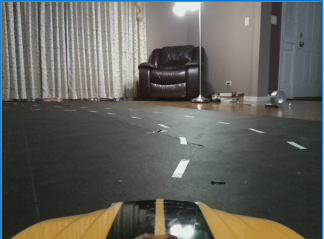
#> input picture Computer/ObjectDetection/TrafficLightDetection/NegativeImgTesting.png, 324 x 239 px, found by its file name
$ python testClassify.py
#> lines starting #> are read from the running program, lines starting #| are printed output that depends on the picture; after the words box and inside, x2 and y2 are one past the last pixel; in counts of white or black regions, pixels touching at a corner belong together
import os
import numpy as np
import cv2

"""
Test out the classifier by running it on few images
"""

def getBrighestSpot(bgrImg):
    """

    :param bgrImg:
    :return: an ordered pair (x,y) location of brightest spot
    """
    gray = cv2.cvtColor(bgrImg, cv2.COLOR_BGR2GRAY)
    # gray = cv2.GaussianBlur(gray, (3,3), 0) #blur to remove noise

    # the area of the image with largest intensity value
    (minVal, maxVal, minLoc, maxLoc) = cv2.minMaxLoc(gray)
    print("gray brightest value: ",gray[maxLoc[1], maxLoc[0]])

    cv2.circle(bgrImg,maxLoc,5,(255,0,0), 2)
    return minLoc, maxLoc

def getColor(bgrImg):
    """returns 'green', 'red', or 'none' """

    hsvImg = cv2.cvtColor(bgrImg, cv2.COLOR_BGR2HSV)
    #get brightest spot
    minLoc, maxLoc = getBrighestSpot(bgrImg)

    #brightest
    h,s,v = hsvImg[maxLoc[1],maxLoc[0],:]
    print("Brightest: ",h, s, v)

    #dimmest
    h,s,v = hsvImg[minLoc[1], minLoc[0],:]
    print("Dimmest: ",h,s,v)


imgPath = \
    r'I:\TFS\AK\MyProjects\Development\SelfDrivingCar\Computer\ObjectDetection\TrafficLightDetection\NegativeImgTesting.png'
cascadePath = \
    r'I:\TFS\AK\MyProjects\Development\SelfDrivingCar\Computer\ObjectDetection\TrafficLightDetection\HaarCascadeClassifier\data\12.26.17\Trial2\trafficLightCascade.xml'
negImgPath = \
    r'I:\TFS\AK\MyProjects\Development\SelfDrivingCar\Computer\ObjectDetection\TrafficLightDetection\HaarCascadeClassifier\neg\negImg_835.png'


cascade = cv2.CascadeClassifier(cascadePath)
img = cv2.imread(imgPath)
#> img is the input picture: shape (239, 324, 3); mean B, G, R 91.1, 97.4, 97.7
gray = cv2.cvtColor(img, cv2.COLOR_BGR2GRAY)
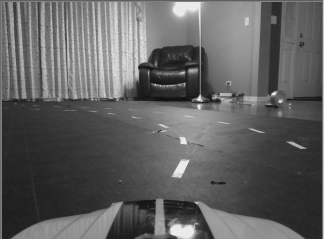
#> gray: shape (239, 324); min 14, max 241, mean 96.8

#TODO: what do these parameters do, and what is detectMultiScale2() and detectMultiScale3()
trafficLights = cascade.detectMultiScale(gray, 1.35, 5, maxSize=(50,50))
#> trafficLights = ()

#if found an object, it returns Rect(x,y,w,h), then draw a box there
# print("Number of Traffic Lights found ",len(trafficLights))
# boxes = []
# greenContents = []
for (x,y,w,h) in trafficLights:
    #find center of boudning box (by splitting it into 9 squares and taking center)
    xmin = x + int(w/3)
    ymin = y + int(h/3)
    xmax = x + int((2*w)/3)
    ymax = y + int((2*w)/3)

    cv2.rectangle(img, (xmin, ymin), (xmax,ymax), (255, 0, 0), 2)
    getColor(img[ymin:ymax, xmin:xmax])
#> this loop made 0 passes


# [5 lines of commented-out code are left out]


cv2.imshow('gray', img)

cv2.waitKey(0)
cv2.destroyAllWindows()

$ run again, with Computer/ObjectDetection/TrafficLightDetection/GreenLightTesting.png copied over Computer/ObjectDetection/TrafficLightDetection/NegativeImgTesting.png
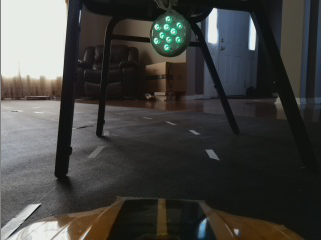
#> input picture Computer/ObjectDetection/TrafficLightDetection/GreenLightTesting.png, 321 x 240 px, found by its file name
#> img is the input picture: shape (240, 321, 3); mean B, G, R 65, 67.7, 67.7
#> `gray = cv2.cvtColor(img, cv2.COLOR_BGR2GRAY)`:
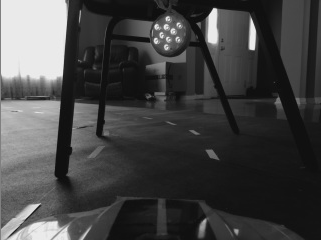
#> gray: shape (240, 321); min 7, max 240, mean 67.4
#> trafficLights = [[146, 13, 45, 45]]
#> the loop `for (x,y,w,h) in trafficLights:` made 1 pass
#> (x, y, w, xmin, ymin, xmax, ymax) on pass 1: (146, 13, 45, 161, 28, 176, 43)
#> (printed output is left out)
#> after the loop `for (x,y,w,h) in trafficLights:`:
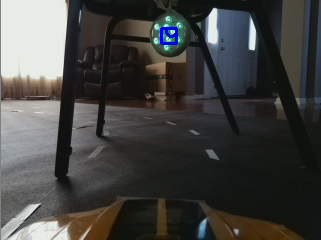
#> img: shape (240, 321, 3); 0.28% of pixels changed, all inside (x1, y1, x2, y2) = (160, 27, 178, 45)

$ run again, with Computer/ObjectDetection/TrafficLightDetection/GreenLightTesting2.png copied over Computer/ObjectDetection/TrafficLightDetection/NegativeImgTesting.png
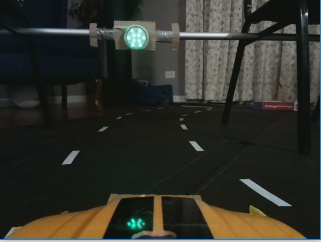
#> input picture Computer/ObjectDetection/TrafficLightDetection/GreenLightTesting2.png, 321 x 242 px, found by its file name
#> img is the input picture: shape (242, 321, 3); mean B, G, R 42.3, 49.2, 48.7
#> `gray = cv2.cvtColor(img, cv2.COLOR_BGR2GRAY)`:
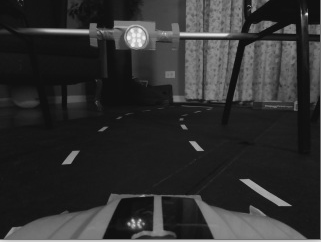
#> gray: shape (242, 321); min 7, max 239, mean 48.3
#> trafficLights = [[118, 20, 36, 36]]
#> the loop `for (x,y,w,h) in trafficLights:` made 1 pass
#> (x, y, w, xmin, ymin, xmax, ymax) on pass 1: (118, 20, 36, 130, 32, 142, 44)
#> (printed output is left out)
#> after the loop `for (x,y,w,h) in trafficLights:`:
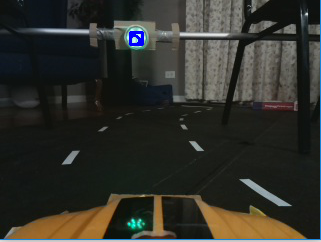
#> img: shape (242, 321, 3); 0.23% of pixels changed, all inside (x1, y1, x2, y2) = (129, 31, 144, 46)

$ run again, with Computer/ObjectDetection/TrafficLightDetection/NoLightTesting.png copied over Computer/ObjectDetection/TrafficLightDetection/NegativeImgTesting.png
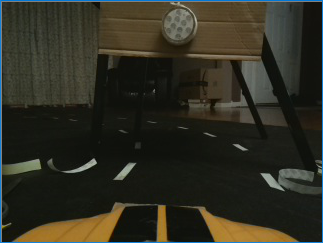
#> input picture Computer/ObjectDetection/TrafficLightDetection/NoLightTesting.png, 323 x 243 px, found by its file name
#> img is the input picture: shape (243, 323, 3); mean B, G, R 34.2, 45.7, 46.5
#> `gray = cv2.cvtColor(img, cv2.COLOR_BGR2GRAY)`:
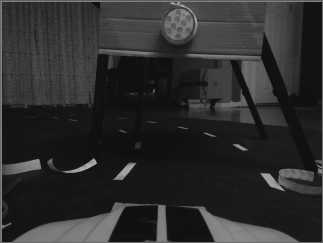
#> gray: shape (243, 323); min 9, max 178, mean 44.6
#> trafficLights = ()
